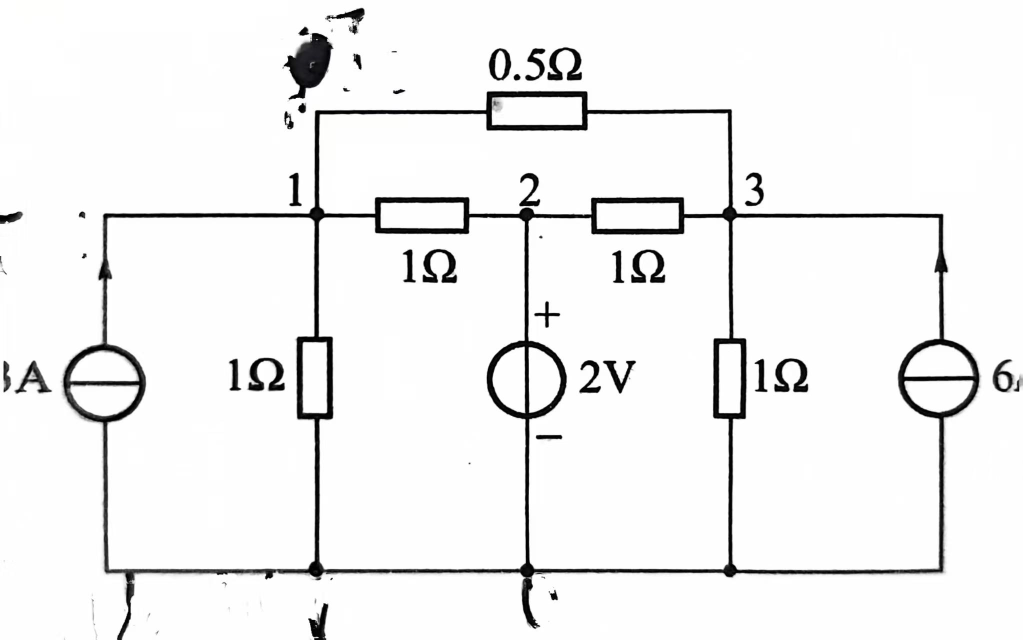
#> input picture assignment/circuit2.jpg, 2045 x 1280 px (shown at 1/2 size)
$ python main.py
#> lines starting #> are read from the running program, lines starting #| are printed output that depends on the picture; after the words box and inside, x2 and y2 are one past the last pixel; in counts of white or black regions, pixels touching at a corner belong together
### assignment/generate_binary_circuit_with_component_removal.py
import cv2
import numpy as np
import os
from detect_circuit_combined_models import detect_circuit_combined_models
import math


def generate_binary_circuit_with_component_removal(image_path, output_path=None, radius=65,
                                                   standard_model_path=None, pose_model_path=None):
    """
    生成已移除元件区域的电路线路二值图像。

    参数：
    - image_path：输入图像路径
    - output_path：保存二值输出的路径
    - radius：端点连接半径
    - standard_model_path：标准 YOLO 模型路径
    - pose_model_path：YOLO-pose 模型路径

    返回：
    - binary_image：电路原始二值图像
    - connected_image：包含连接线的二值图像
    - components_image：显示检测到的元件的图像
    - final_image：移除元件后的二值图像
    -detected_components：检测到的元件数据字典
    """
#> called with image_path = 'circuit2.jpg', output_path = 'final_binary_circuit.png', radius = 65
    img = cv2.imread(image_path)
#> img is the input picture: shape (1280, 2045, 3); mean B, G, R 240.6, 240.6, 240.6
    if img is None:
        raise ValueError(f"Could not load image from {image_path}")

    # 得到图像维度
    h, w = img.shape[:2]

    # 图像预处理
    gray = cv2.cvtColor(img, cv2.COLOR_BGR2GRAY)
    blurred = cv2.GaussianBlur(gray, (5, 5), 0)
    edges = cv2.Canny(blurred, 50, 150, apertureSize=3)  # 边缘检测
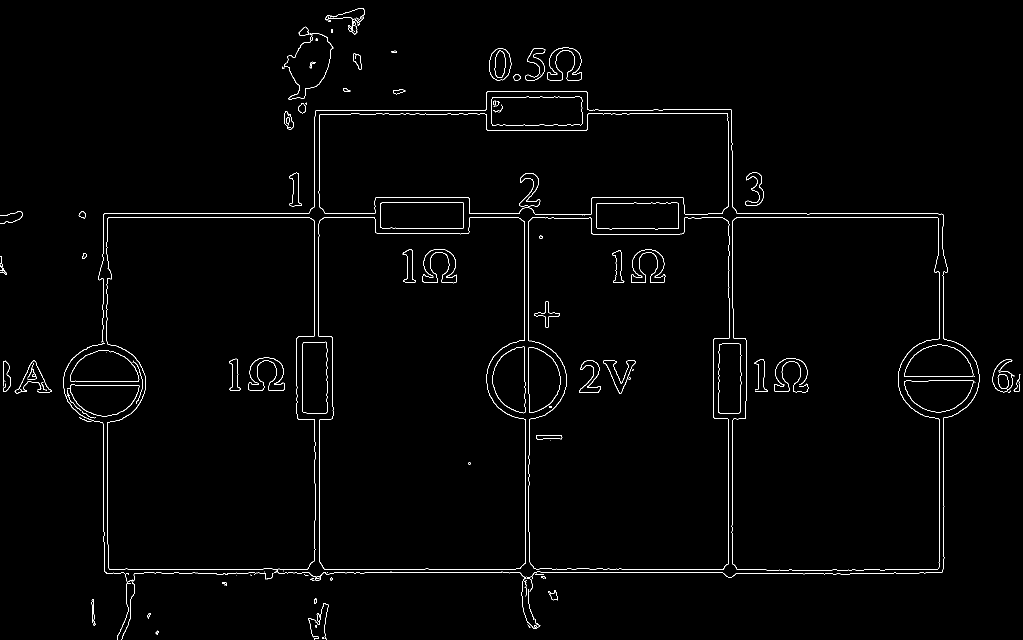
#> edges: shape (1280, 2045) (shown at 1/2 size); 1.2% white in thin lines or dots

    # 获取原始霍夫线
    min_line_length = 50
    max_line_gap = 50
    lines = cv2.HoughLinesP(edges, 1, np.pi / 180, 50,
                            minLineLength=min_line_length,
                            maxLineGap=max_line_gap)
#> lines = 198 rows, first 6: [209, 1138, 1474, 1138], [927, 427, 1069, 427], [927, 435, 1107, 435], [473, 1145, 1445, 1145], [162, 434, 761, 434], [1163, 220, 1325, 220]

    if lines is None or len(lines) == 0:
        print("图片中没有线。")
        return np.zeros((h, w), dtype=np.uint8), np.zeros((h, w), dtype=np.uint8), img, np.zeros((h, w),
                                                                                                 dtype=np.uint8), {}

    # 用这些检测到的线创建一个图像
    binary_image = np.zeros((h, w), dtype=np.uint8)
    for line in lines:
        x1, y1, x2, y2 = line[0]
        cv2.line(binary_image, (x1, y1), (x2, y2), 255, 1)
#> this loop made 198 passes
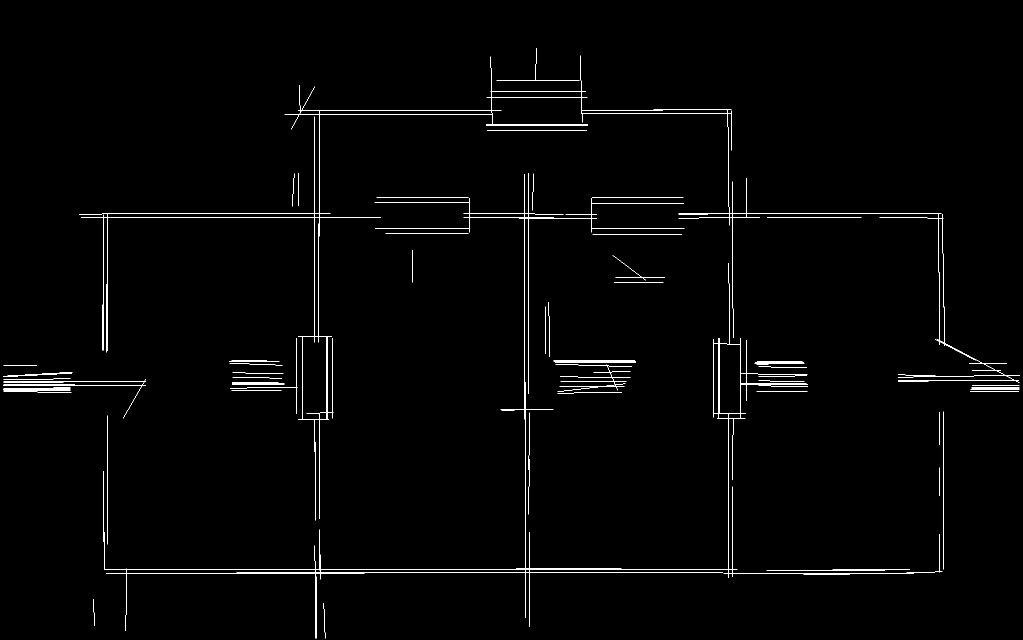
#> binary_image: shape (1280, 2045) (shown at 1/2 size); 1.2% white in thin lines or dots

    # 保存初始二进制图像
    cv2.imwrite("original_binary.png", binary_image)

    # 提取这些线的端点
    endpoints = []
    for line in lines:
        x1, y1, x2, y2 = line[0]
        endpoints.append((x1, y1))
        endpoints.append((x2, y2))
#> after the loop, endpoints = 396 pairs, first value 6 to 2039, second value 96 to 1276

    print(f"使用固定的精细化半径： {radius}")

    # 创建连通的二进制图像
    connected_image = create_connected_binary(binary_image, endpoints, radius)
    cv2.imwrite("connected_binary.png", connected_image)

    # 清理连接的图像
    cleaned_image = clean_binary_image(connected_image)
    cv2.imwrite("cleaned_binary.png", cleaned_image)

    # 确认模型路径存在
    if standard_model_path and pose_model_path and os.path.exists(standard_model_path) and os.path.exists(
            pose_model_path):
        try:
            print("使用 YOLO 模型检测组件...")
            detected_components, _ = detect_circuit_combined_models(standard_model_path, pose_model_path, image_path)
        except Exception as e:
            print(f"组件检测错误： {str(e)}")
            detected_components = {}
    else:
        print("未提供或未找到 YOLO 模型路径，跳过组件检测。")
        detected_components = {}

    # 创建原件可视化
    components_image = img.copy()
    component_mask = np.zeros((h, w), dtype=np.uint8)

    for comp_id, comp_data in detected_components.items():
        x1, y1, x2, y2 = comp_data['box']

        color = (0, 255, 0) if comp_data['model'] == 'standard' else (0, 0, 255)
        cv2.rectangle(components_image, (x1, y1), (x2, y2), color, 2)

        label = f"{comp_data['class_name']} ({comp_id})"
        cv2.putText(components_image, label, (x1, y1 - 10), cv2.FONT_HERSHEY_SIMPLEX,
                    0.5, color, 2)

        if comp_data['direction']:
            start_pt = comp_data['direction']['start']
            end_pt = comp_data['direction']['end']
            cv2.arrowedLine(components_image, start_pt, end_pt, (255, 0, 255), 2)

        cv2.rectangle(component_mask, (x1, y1), (x2, y2), 255, -1)

    cv2.imwrite("detected_components.png", components_image)
    cv2.imwrite("component_mask.png", component_mask)

    final_image = cleaned_image.copy()
    final_image[component_mask > 0] = 0

    # 保存最终图片
    if output_path:
        cv2.imwrite(output_path, final_image)

    # 创建增强版本来展示
    enhanced_binary = enhance_binary_image(binary_image)
    enhanced_connected = enhance_binary_image(cleaned_image)
    enhanced_final = enhance_binary_image(final_image)

    # 保存增强版本
    cv2.imwrite("enhanced_binary.png", enhanced_binary)
    cv2.imwrite("enhanced_connected.png", enhanced_connected)
    cv2.imwrite("enhanced_final.png", enhanced_final)

    return binary_image, cleaned_image, components_image, final_image, detected_components


def create_connected_binary(binary_image, endpoints, radius):
    """创建具有连接端点的二进制图像"""
#> called with radius = 65
    h, w = binary_image.shape[:2]
    result = binary_image.copy()

    # 创建基本端点可视化（可选，用于调试）
    endpoint_viz = np.zeros((h, w), dtype=np.uint8)
    for x, y in endpoints:
        cv2.circle(endpoint_viz, (x, y), 2, 255, -1)
#> this loop made 396 passes
#> (x, y) on passes 1 to 3: (209, 1138), (1474, 1138), (927, 427)
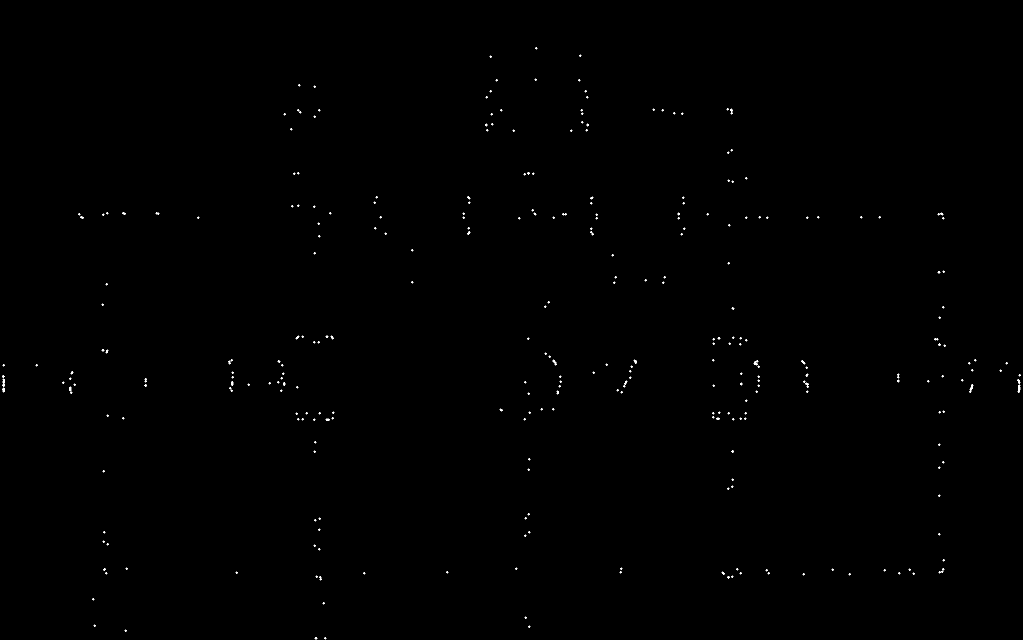
#> endpoint_viz: shape (1280, 2045) (shown at 1/2 size); 0.18% white in thin lines or dots

    cv2.imwrite("endpoints_viz.png", endpoint_viz)

    # 查找半径内的连接
    for i in range(len(endpoints)):
        x1, y1 = endpoints[i]
        for j in range(i + 1, len(endpoints)):
            x2, y2 = endpoints[j]
            # 检查端点是否属于不同的线段
            if (i // 2) != (j // 2):  # 不同线段
                # 计算距离
                dist = math.sqrt((x2 - x1) ** 2 + (y2 - y1) ** 2)
                if dist <= radius:
                    # 画一条线连接这些端点
                    cv2.line(result, (x1, y1), (x2, y2), 255, 1)
#> this loop made 396 passes
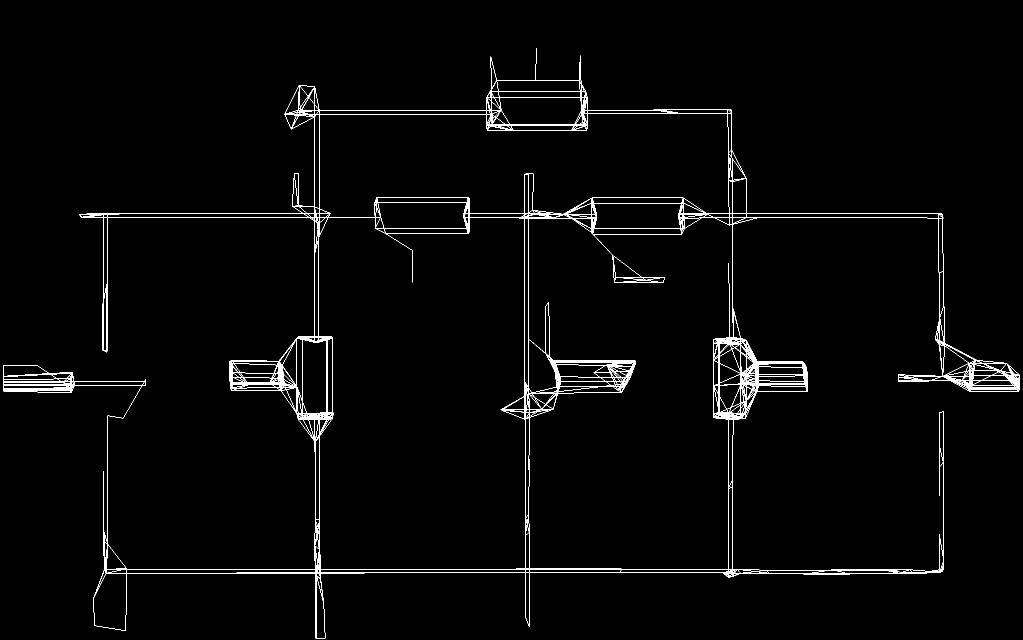
#> result: shape (1280, 2045) (shown at 1/2 size); 1.9% white in thin lines or dots

    return result


def clean_binary_image(binary_image, min_line_length=15):
    """通过去除孤立的小线段清理二值图像"""
#> called with min_line_length = 15
    """
        清理二值图像中孤立的小线段或噪声，保留满足最小长度要求的线段。
        通过检测图像中的轮廓，计算每个轮廓的近似长度，并滤除长度小于设定阈值的轮廓，最终生成干净的二值图像。
    """
    # 查找所有轮廓
    contours, _ = cv2.findContours(binary_image, cv2.RETR_LIST, cv2.CHAIN_APPROX_SIMPLE)
#> contours = 1611 contours, 1102 with area under 20; largest, box (x1, y1, x2, y2) and area: (6, 96, 2040, 1277) 871982, (637, 434, 1052, 1139) 277022, (1057, 435, 1467, 1139) 250771, (638, 226, 1459, 435) 141902, (755, 405, 934, 457) 8603
    cleaned = np.zeros_like(binary_image)

    for contour in contours:
        # 近似轮廓
        epsilon = 0.01 * cv2.arcLength(contour, True)
        approx = cv2.approxPolyDP(contour, epsilon, False)

        # 计算轮廓的总长度
        total_length = 0
        for i in range(len(approx) - 1):
            x1, y1 = approx[i][0]
            x2, y2 = approx[i + 1][0]
            total_length += math.sqrt((x2 - x1) ** 2 + (y2 - y1) ** 2)

        # 仅保留长度大于最小长度的轮廓
        if total_length >= min_line_length:
            cv2.drawContours(cleaned, [contour], 0, 255, 1)
#> this loop made 1611 passes
#> epsilon on passes 1, 4, 5: 0.0766, 0.0766, 2.6
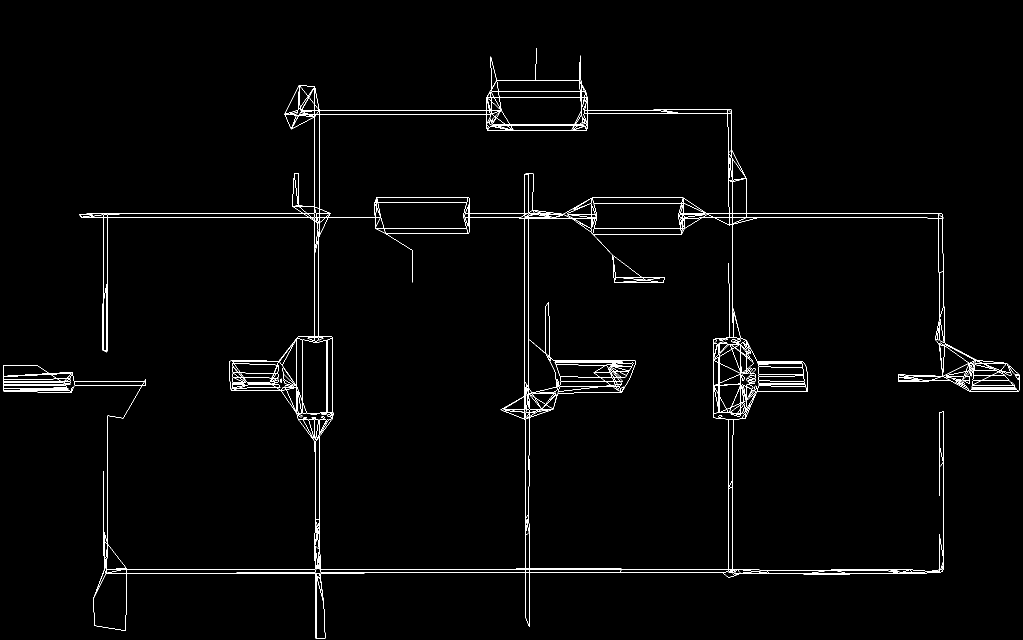
#> cleaned: shape (1280, 2045) (shown at 1/2 size); 1.6% white in thin lines or dots

    return cleaned


def enhance_binary_image(binary_image):
    """增强二值图像，使线条更加清晰"""
    """
        使用形态学膨胀操作增强二值图像中线条的可见性。
        此操作会扩展图像中的白色区域（前景），填充细小的断点或间隙，
        使线条更粗、更连续，从而在视觉上更清晰。
        此功能适用于需要提升二值图像可视化效果的场景，
        例如显示或初步预处理。
    """
    # 为了显示目的，创建一个稍微扩大的版本
    kernel = np.ones((3, 3), np.uint8)
    enhanced = cv2.dilate(binary_image, kernel, iterations=1)
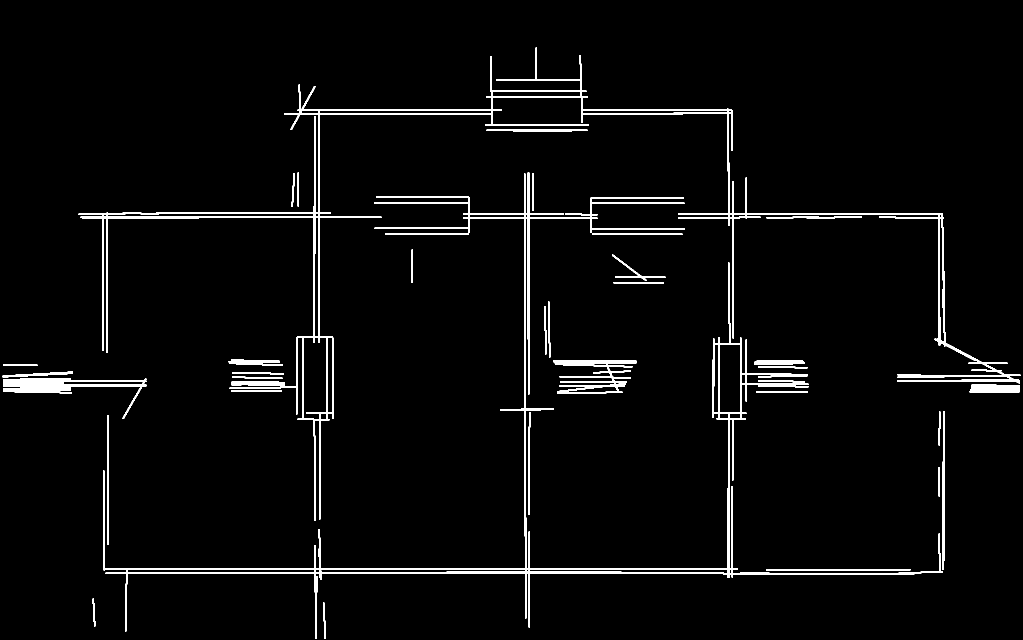
#> enhanced: shape (1280, 2045) (shown at 1/2 size); 3.2% white; 37 white regions, largest, box (x1, y1, x2, y2) and area: (157, 95, 2041, 1042) 30124, (206, 345, 1886, 1278) 29926, (1106, 720, 1273, 788) 3995

    return enhanced

### assignment/process_circuit_image.py
import cv2
import matplotlib.pyplot as plt
import numpy as np
from generate_binary_circuit_with_component_removal import generate_binary_circuit_with_component_removal

standard_model_path = r"E:\ppt\graphtheory\assignment\runs\circuit_components_detector3\weights\best.pt"
pose_model_path = r"E:\ppt\graphtheory\assignment\runs\circuit_components_detector_pose2\weights\best.pt"


def process_circuit_image(image_path):
    """步骤1：处理电路图像以生成二值图像"""
    # 固定半径按指定
    radius = 65

    # 生成去除组件的二进制图像
    print(f"生成细调整半径为{radius}的二进制电路图像（如果元件个数过多，可以把该值调小；反之，调大。根据检测结果准确度决定。）...")
    binary_image, connected_image, components_image, final_image, detected_components = \
        generate_binary_circuit_with_component_removal(
            image_path,
            "final_binary_circuit.png",
            radius,
            standard_model_path,
            pose_model_path
        )

    plt.figure(figsize=(15, 10))

    # 原始图像
    plt.subplot(231)
    img = cv2.imread(image_path)
    plt.imshow(cv2.cvtColor(img, cv2.COLOR_BGR2RGB))
    plt.title('Original Image')
    plt.axis('off')

    # 原始二进制线
    plt.subplot(232)
    plt.imshow(enhance_binary_image(binary_image), cmap='gray')
    plt.title('Original Binary Lines')
    plt.axis('off')

    # 连通二值图像
    plt.subplot(233)
    plt.imshow(enhance_binary_image(connected_image), cmap='gray')
    plt.title(f'Connected Binary (r={radius})')
    plt.axis('off')

    # 原件检测
    plt.subplot(234)
    plt.imshow(cv2.cvtColor(components_image, cv2.COLOR_BGR2RGB))
    plt.title(f'Detected Components ({len(detected_components)})')
    plt.axis('off')

    # 最终元件移去图像
    plt.subplot(235)
    plt.imshow(enhance_binary_image(final_image), cmap='gray')
    plt.title('Final Binary Circuit')
    plt.axis('off')

    # 元件掩码
    component_mask = cv2.imread("component_mask.png", 0)
    if component_mask is not None:
        plt.subplot(236)
        plt.imshow(component_mask, cmap='gray')
        plt.title('Component Mask')
        plt.axis('off')

    plt.savefig("circuit_processing_stages.png", dpi=300)
#> (the rest of the program and of its run is left out)
